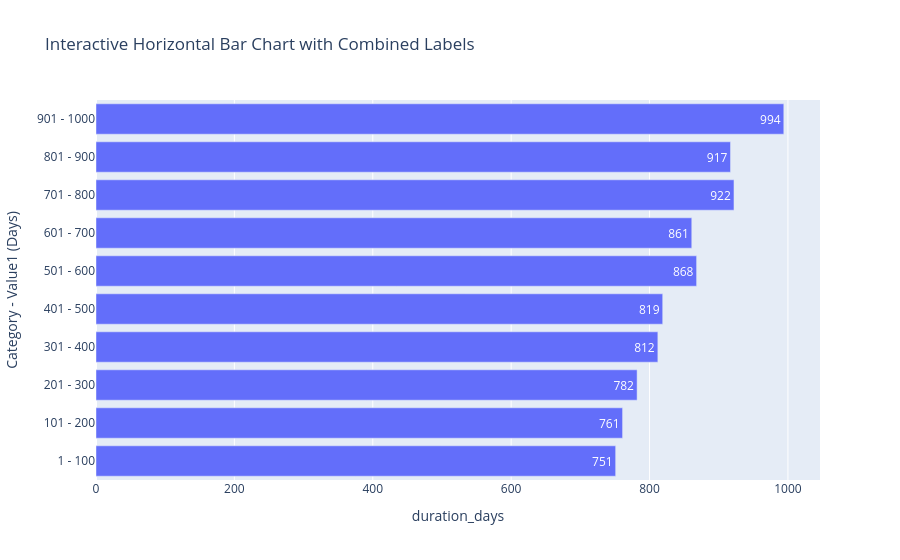

The notebook cell this image was saved under:
### Code cell
import plotly.express as px

i = 0
num_range_chapter = 100
duration_chapter = []
while i < len(df) - num_range_chapter:
    start_date = df.iloc[i]['real_date']
    end_date = df.iloc[i + num_range_chapter - 1]['real_date']
    diff = end_date - start_date
    duration_chapter.append({
        'start': i + 1,
        'end': i + num_range_chapter,
        'duration': diff,
        'start_date': start_date,
        'end_date': end_date
    })
    i += num_range_chapter
df_duration = pd.DataFrame(duration_chapter)
print(df_duration)

# Create a new column for the bar labels (combination of two columns)
df_duration['BarLabel'] = df_duration['start'].astype(str) + ' - ' + df_duration['end'].astype(str)
df_duration['duration_days'] = df_duration['duration'].dt.days

# Plotting the horizontal bar chart
fig, ax = plt.subplots(figsize=(10, 6))
bars = plt.barh(df_duration['BarLabel'], df_duration['duration_days'], color='skyblue')
plt.xlabel('Days')
plt.ylabel('Chapter')
plt.title('Number of days to reach 100 chapters')
plt.show()

# Display values on the bars
# for bar, value in zip(bars, df_duration['duration_days']):
#     plt.text(bar.get_width(), bar.get_y() + bar.get_height() / 2, str(value), ha='left', va='center')

fig = px.bar(df_duration, x='duration_days', y='BarLabel', orientation='h', text='duration_days',
             labels={'BarLabel': 'Chapter', 'duration_days': 'Days'},
             title='Number of days to reach 100 chapters')

# Show the figure
fig.show()

### Figure 1 — Plotly figure (JSON) as saved in the notebook; plotly's stock layout.template omitted (floating-point values rounded to 4 significant figures)
{"data": [{"alignmentgroup": "True", "hovertemplate": "duration_days=%{text}<br>Category - Value1 (Days)=%{y}<extra></extra>", "legendgroup": "", "marker": {"color": "#636efa", "pattern": {"shape": ""}}, "name": "", "offsetgroup": "", "orientation": "h", "showlegend": false, "text": [751, 761, 782, 812, 819, 868, 861, 922, 917, 994], "textposition": "auto", "type": "bar", "x": [751, 761, 782, 812, 819, 868, 861, 922, 917, 994], "xaxis": "x", "y": ["1 - 100", "101 - 200", "201 - 300", "301 - 400", "401 - 500", "501 - 600", "601 - 700", "701 - 800", "801 - 900", "901 - 1000"], "yaxis": "y"}], "layout": {"barmode": "relative", "legend": {"tracegroupgap": 0}, "title": {"text": "Interactive Horizontal Bar Chart with Combined Labels"}, "xaxis": {"anchor": "y", "domain": [0, 1], "title": {"text": "duration_days"}}, "yaxis": {"anchor": "x", "domain": [0, 1], "title": {"text": "Category - Value1 (Days)"}}}}
